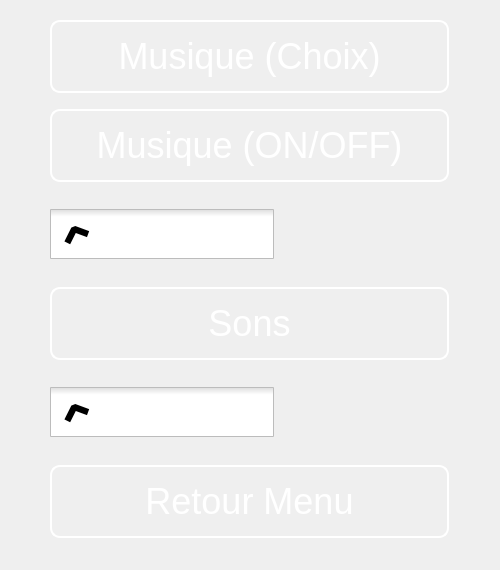
<?xml version="1.0" encoding="UTF-8"?>
<ui version="4.0">
 <class>OptionsWindow</class>
 <widget class="QMainWindow" name="OptionsWindow">
  <property name="geometry">
   <rect>
    <x>0</x>
    <y>0</y>
    <width>500</width>
    <height>570</height>
   </rect>
  </property>
  <property name="minimumSize">
   <size>
    <width>500</width>
    <height>570</height>
   </size>
  </property>
  <property name="maximumSize">
   <size>
    <width>500</width>
    <height>570</height>
   </size>
  </property>
  <property name="windowTitle">
   <string>MainWindow</string>
  </property>
  <widget class="QWidget" name="centralwidget">
   <property name="styleSheet">
    <string notr="true"> background-image: url(:/ressources/ressources/background.png);</string>
   </property>
   <widget class="QWidget" name="">
    <property name="geometry">
     <rect>
      <x>50</x>
      <y>10</y>
      <width>403</width>
      <height>541</height>
     </rect>
    </property>
    <layout class="QVBoxLayout" name="verticalLayout">
     <item>
      <widget class="QPushButton" name="changeMusic">
       <property name="minimumSize">
        <size>
         <width>399</width>
         <height>73</height>
        </size>
       </property>
       <property name="maximumSize">
        <size>
         <width>399</width>
         <height>73</height>
        </size>
       </property>
       <property name="styleSheet">
        <string notr="true"> -qt-block-indent:0; text-indent:0px;font-size:36px;
background-image: url(:/ressources/ressources/galaxy.jpg);
border-style: outset;
     border-width: 2px;
     border-color: white;
border-radius: 10px;
color:white</string>
       </property>
       <property name="text">
        <string>Musique (Choix)</string>
       </property>
      </widget>
     </item>
     <item>
      <widget class="QPushButton" name="play_button_2">
       <property name="minimumSize">
        <size>
         <width>399</width>
         <height>73</height>
        </size>
       </property>
       <property name="maximumSize">
        <size>
         <width>399</width>
         <height>73</height>
        </size>
       </property>
       <property name="styleSheet">
        <string notr="true"> -qt-block-indent:0; text-indent:0px;font-size:36px;
background-image: url(:/ressources/ressources/galaxy.jpg);
border-style: outset;
     border-width: 2px;
     border-color: white;
border-radius: 10px;
color:white</string>
       </property>
       <property name="text">
        <string>Musique (ON/OFF)</string>
       </property>
      </widget>
     </item>
     <item>
      <widget class="QCheckBox" name="musicbox">
       <property name="minimumSize">
        <size>
         <width>399</width>
         <height>73</height>
        </size>
       </property>
       <property name="maximumSize">
        <size>
         <width>399</width>
         <height>73</height>
        </size>
       </property>
       <property name="styleSheet">
        <string notr="true">QCheckBox::indicator {
     width: 50px;
     height: 50px;
margin-left:174px;
 }

  QCheckBox::indicator:checked
  {
    image: url(:/ressources/ressources/yes.png);
  }
  QCheckBox::indicator:unchecked
  {
    image: url(:/ressources/ressources/not.png);
  }

  QCheckBox::indicator:checked:hover
  {
    image: url(:/ressources/ressources/yes.png);
  }
  QCheckBox::indicator:unchecked:hover
  {
    image: url(:/ressources/ressources/not.png);
  }
  QCheckBox::indicator:checked:pressed
  {
    image: url(:/ressources/ressources/yes.png);
  }
  QCheckBox::indicator:unchecked:pressed
  {
    image: url(:/ressources/ressources/not.png);
  }
  QCheckBox::indicator:checked:disabled
  {
    image: url(:/ressources/ressources/yes.png);
  }
</string>
       </property>
       <property name="text">
        <string/>
       </property>
       <property name="checked">
        <bool>true</bool>
       </property>
      </widget>
     </item>
     <item>
      <widget class="QPushButton" name="play_button_3">
       <property name="minimumSize">
        <size>
         <width>399</width>
         <height>73</height>
        </size>
       </property>
       <property name="maximumSize">
        <size>
         <width>399</width>
         <height>73</height>
        </size>
       </property>
       <property name="styleSheet">
        <string notr="true"> -qt-block-indent:0; text-indent:0px;font-size:36px;
background-image: url(:/ressources/ressources/galaxy2.jpg);
border-style: outset;
     border-width: 2px;
     border-color: white;
border-radius: 10px;
color:white</string>
       </property>
       <property name="text">
        <string>Sons</string>
       </property>
      </widget>
     </item>
     <item>
      <widget class="QCheckBox" name="soundsbox">
       <property name="minimumSize">
        <size>
         <width>399</width>
         <height>73</height>
        </size>
       </property>
       <property name="maximumSize">
        <size>
         <width>399</width>
         <height>73</height>
        </size>
       </property>
       <property name="styleSheet">
        <string notr="true">QCheckBox::indicator {
     width: 50px;
     height: 50px;
margin-left:174px;
 }

  QCheckBox::indicator:checked
  {
    image: url(:/ressources/ressources/yes.png);
  }
  QCheckBox::indicator:unchecked
  {
    image: url(:/ressources/ressources/not.png);
  }

  QCheckBox::indicator:checked:hover
  {
    image: url(:/ressources/ressources/yes.png);
  }
  QCheckBox::indicator:unchecked:hover
  {
    image: url(:/ressources/ressources/not.png);
  }
  QCheckBox::indicator:checked:pressed
  {
    image: url(:/ressources/ressources/yes.png);
  }
  QCheckBox::indicator:unchecked:pressed
  {
    image: url(:/ressources/ressources/not.png);
  }
  QCheckBox::indicator:checked:disabled
  {
    image: url(:/ressources/ressources/yes.png);
  }
</string>
       </property>
       <property name="text">
        <string/>
       </property>
       <property name="checked">
        <bool>true</bool>
       </property>
      </widget>
     </item>
     <item>
      <widget class="QPushButton" name="menu_button">
       <property name="minimumSize">
        <size>
         <width>399</width>
         <height>73</height>
        </size>
       </property>
       <property name="maximumSize">
        <size>
         <width>399</width>
         <height>73</height>
        </size>
       </property>
       <property name="styleSheet">
        <string notr="true"> -qt-block-indent:0; text-indent:0px;font-size:36px;
background-image: url(:/ressources/ressources/galaxy3.jpg);
border-style: outset;
     border-width: 2px;
     border-color: white;
border-radius: 10px;
color:white</string>
       </property>
       <property name="text">
        <string>Retour Menu</string>
       </property>
      </widget>
     </item>
    </layout>
   </widget>
  </widget>
 </widget>
 <resources/>
 <connections/>
</ui>
